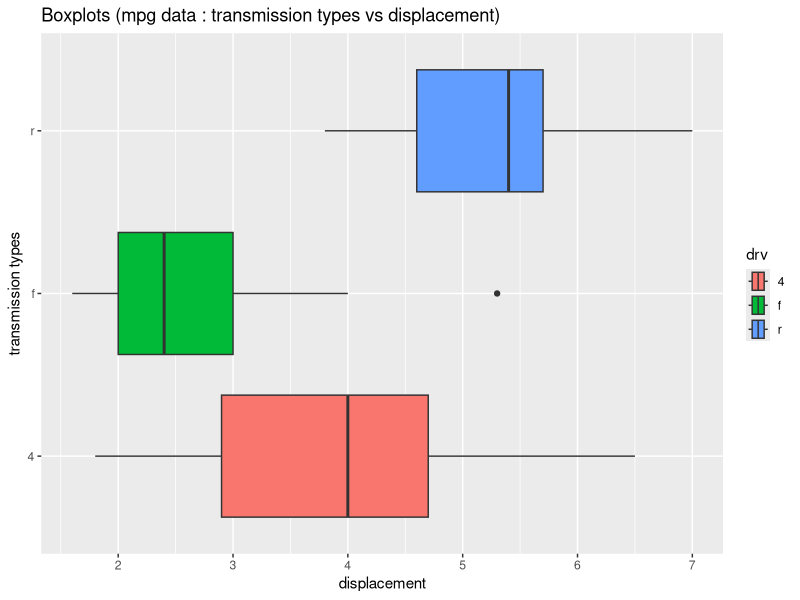

Generate this figure with R:
library(tidyverse)
library(ggplot2)
library(dplyr)
mpg
# My name is Carly Olmo
# The data source is the mpg data table

ggplot(data = mpg) +
  geom_boxplot(mapping = aes(x = displ, y = drv, fill = drv)) +
  ggtitle("Boxplots (mpg data : transmission types vs displacement)") +
  xlab("displacement") +
  ylab("transmission types")




